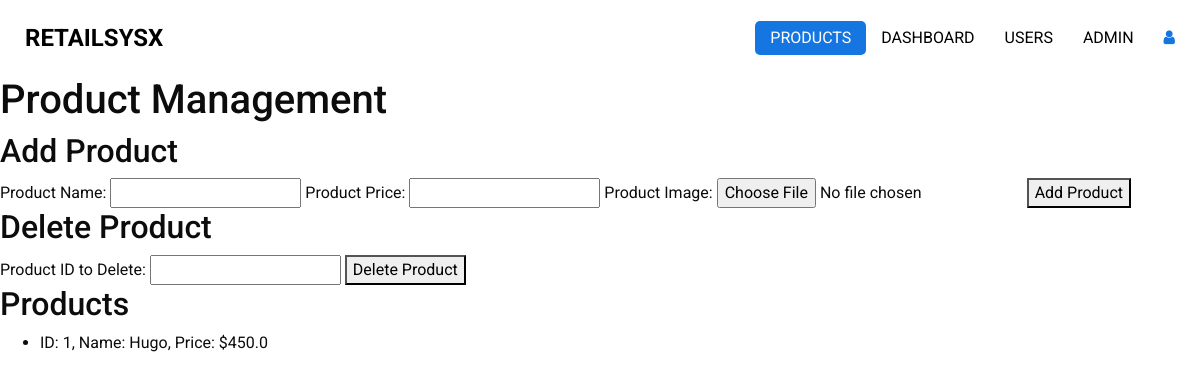
The page /manage-products on the database as committed earlier.
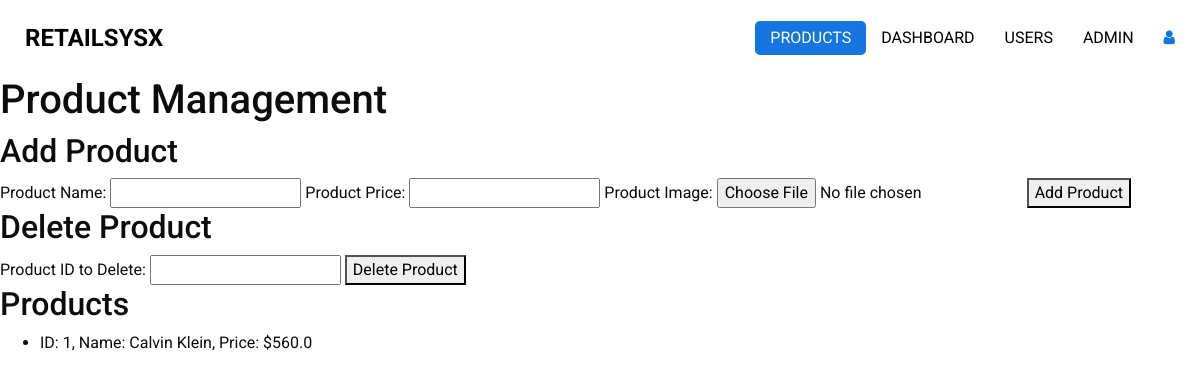
The same page on the database as committed later.
### app.py (models this page shows)
class Product(db.Model):
    id = db.Column(db.Integer, primary_key=True)
    name = db.Column(db.String(80), unique=True, nullable=False)
    price = db.Column(db.Float, nullable=False)
    image_filename = db.Column(db.String(255), nullable=True)
    cart_items = db.relationship('CartItem', back_populates='product')
    order_items = db.relationship('OrderItem', back_populates='product')

### app.py (the view)
@app.route('/manage-products')
def manage_products():
    products = Product.query.all()
    return render_template('admin/templates/manage_products.html', products=products)

### templates/admin/templates/manage_products.html (shortened to what this page needs)
<!DOCTYPE html>
<html>
<head>
  <link rel="stylesheet" type="text/css" href="../static/css/bootstrap.css" />
  <link href="../static/css/font-awesome.min.css" rel="stylesheet" />
  <link href="../static/css/style.css" rel="stylesheet" />
  <link href="../static/css/responsive.css" rel="stylesheet" />
</head>
<body>
  <div class="hero_area">
    <header class="header_section">
      <div class="container-fluid">
        <nav class="navbar navbar-expand-lg custom_nav-container ">
          <a class="navbar-brand" href="href="{{ url_for('main') }}"">
            <span>
              RetailSysX
            </span>
          </a>
            <div class="collapse navbar-collapse" id="navbarSupportedContent">
            <ul class="navbar-nav  ">
              <li class="nav-item active">
                <a class="nav-link" href="">Products </a>
              </li>
              <li class="nav-item">
                <a class="nav-link" href="{{ url_for('admin_page') }}">Dashboard</a>
              </li>
              <li class="nav-item">
                <a class="nav-link" href="{{ url_for('delete_user_page') }}">Users</a>
              </li>
              <li class="nav-item">
                <a class="nav-link" href="{{ url_for('add_admin_page') }}">Admin</a>
              </li>
            </ul>
            <div class="user_optio_box">
              <a href="{{ url_for('index') }}" onclick="return confirmLogout()">
                <i class="fa fa-user" aria-hidden="true" title="Logout as user"></i>
              </a>
            </div>
          </div>
        </nav>
      </div>
    </header>
<body>
    <h1>Product Management</h1>
    <h2>Add Product</h2>
    <form action="/add-product" enctype="multipart/form-data" method="POST">
        <label for="product-name">Product Name:</label>
        <input type="text" id="product-name" name="product_name" required>
        <label for="product-price">Product Price:</label>
        <input type="number" id="product-price" name="product_price" step="0.01" required>
         <label for="product-image">Product Image:</label>
        <input type="file" id="product-image" name="product_image" accept="image/*" required>
        <button type="submit">Add Product</button>
    </form>
    <h2>Delete Product</h2>
    <form action="/delete-product" method="POST">
        <label for="product-id">Product ID to Delete:</label>
        <input type="number" id="product-id" name="product_id" required>
        <button type="submit">Delete Product</button>
    </form>
    <h2>Products</h2>
    <ul>
        {% for product in products %}
            <li>ID: {{ product.id }}, Name: {{ product.name }}, Price: ${{ product.price }}</li>
        {% endfor %}
    </ul>
</body>
</html>

Rows that differ between the two databases and show on the page:
changed Product id 1: name "Hugo" → "Calvin Klein"; price "450.0" → "560.0"
